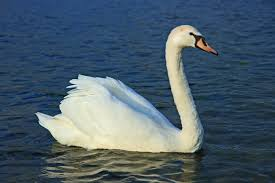
#> input picture INTRO A PDS/AT/img_q-4.jfif, 275 x 183 px
$ jupyter execute questao-4.ipynb
#> lines starting #> are read from the running program, lines starting #| are printed output that depends on the picture
[cell 1]
import numpy as np
import matplotlib.pyplot as plt
import cv2

[cell 2]
ImgOriginal = cv2.imread('img_q-4.jfif', 1)
#> ImgOriginal is the input picture: shape (183, 275, 3); mean B, G, R 107.2, 93.3, 74.5

ordem = ImgOriginal.shape
#> ordem = (183, 275, 3)
linhasC = ordem[0]
#> linhasC = 183
colunasC = ordem[1]
#> colunasC = 275
print("linhas: ", linhasC)
#| linhas:  183
print("colunas: ", colunasC)
#| colunas:  275

[cell 3]
imgBGR=np.ones((linhasC, colunasC+50, 3), dtype='uint8')

for linha in range(0,linhasC):
    for coluna in range(0, colunasC):

        imgBGR[linha][coluna][0] = ImgOriginal[linha][coluna][0]
        imgBGR[linha][coluna+25][1] = ImgOriginal[linha][coluna][1]
        imgBGR[linha][coluna+50][2] = ImgOriginal[linha][coluna][2]
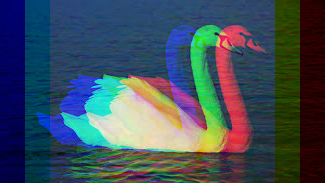
#> imgBGR: shape (183, 325, 3); mean B, G, R 90.8, 79.1, 63.2
